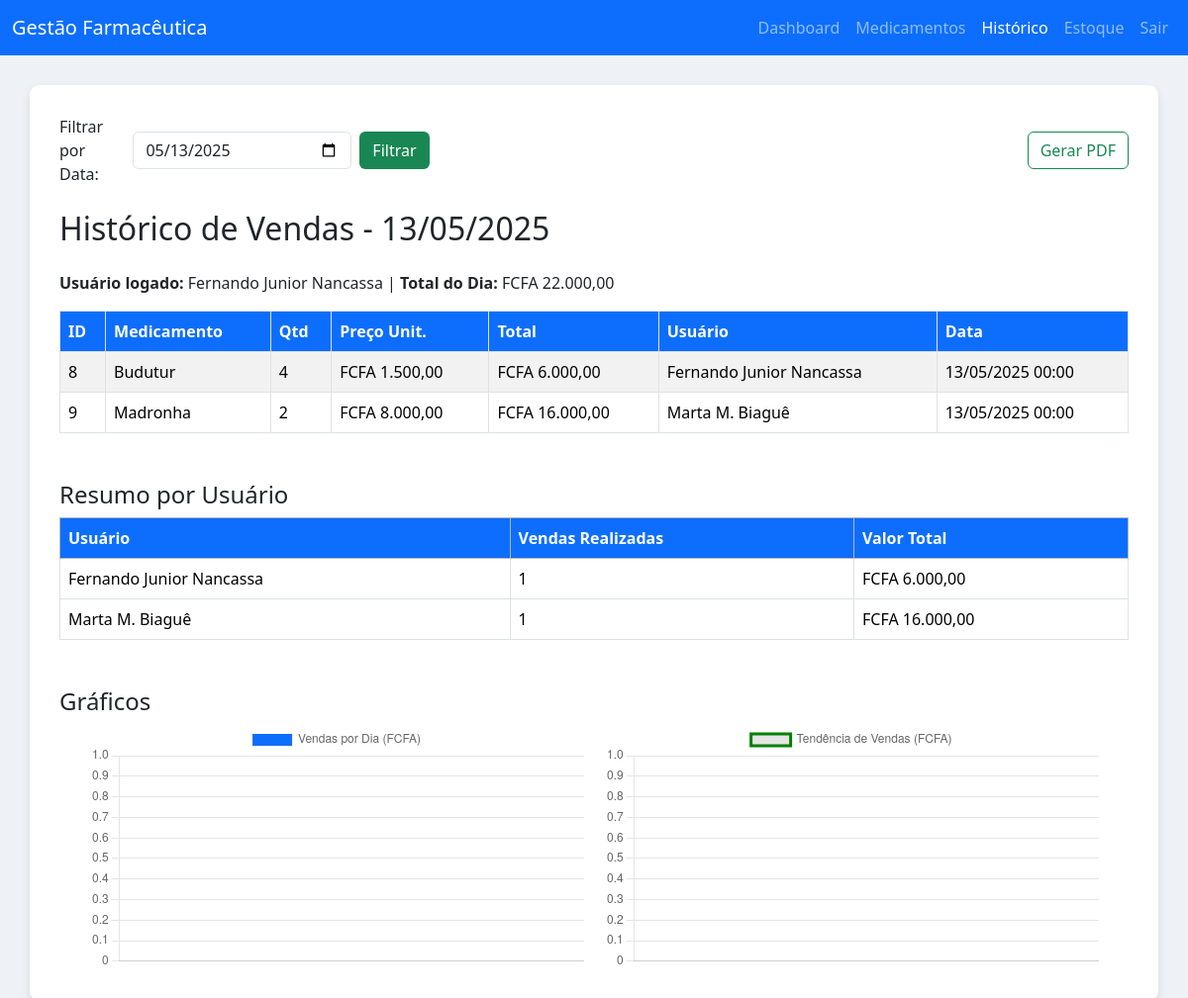
Page /historico.php?data=2025-05-13 (signed in) on the committed database.
### tables this page shows
CREATE TABLE `vendas` (
  `id` int(11) NOT NULL AUTO_INCREMENT,
  `id_usuario` int(11) NOT NULL,
  `id_medicamento` int(11) NOT NULL,
  `quantidade` int(11) DEFAULT NULL,
  `preco_unitario` decimal(10,0) DEFAULT NULL,
  `data_venda` date DEFAULT NULL,
  `valor_total` decimal(10,2) DEFAULT NULL,
  PRIMARY KEY (`id`),
  KEY `vendas_ibfk_1` (`id_usuario`),
  KEY `vendas_ibfk_2` (`id_medicamento`),
  CONSTRAINT `vendas_ibfk_1` FOREIGN KEY (`id_usuario`) REFERENCES `usuarios` (`id`),
  CONSTRAINT `vendas_ibfk_2` FOREIGN KEY (`id_medicamento`) REFERENCES `medicamentos` (`id`)
);

CREATE TABLE `medicamentos` (
  `id` int(11) NOT NULL AUTO_INCREMENT,
  `nome` varchar(100) DEFAULT NULL,
  `descricao` varchar(250) DEFAULT NULL,
  `quantidade` int(11) DEFAULT NULL,
  `preco` decimal(10,2) DEFAULT NULL,
  `validade` date NOT NULL,
  PRIMARY KEY (`id`)
);

CREATE TABLE `usuarios` (
  `id` int(11) NOT NULL AUTO_INCREMENT,
  `nome` varchar(100) DEFAULT NULL,
  `email` varchar(255) DEFAULT NULL,
  `senha` varchar(255) DEFAULT NULL,
  `tipo_usuario` enum('admin','simples') NOT NULL,
  PRIMARY KEY (`id`)
);

### historico.php (the view, shortened to what this page needs)
<?php
$conn = new mysqli("localhost", "root", "", "farmacia");
$data = isset($_GET['data']) ? $_GET['data'] : date('Y-m-d');
$usuario_logado = $_SESSION['nome_usuario'] ?? 'Desconhecido';
$sql = "SELECT v.*, u.nome AS usuario, m.nome AS medicamento, (v.quantidade * v.preco_unitario) AS total
        FROM vendas v
        LEFT JOIN usuarios u ON v.id_usuario = u.id
        LEFT JOIN medicamentos m ON v.id_medicamento = m.id
        WHERE DATE(v.data_venda) = ?
        ORDER BY v.data_venda DESC";
$stmt = $conn->prepare($sql);
$stmt->bind_param("s", $data);
$stmt->execute();
$result = $stmt->get_result();
$sql_total = "SELECT SUM(quantidade * preco_unitario) AS total_dia FROM vendas WHERE DATE(data_venda) = ?";
$stmt_total = $conn->prepare($sql_total);
$stmt_total->bind_param("s", $data);
$stmt_total->execute();
$res_total = $stmt_total->get_result();
$total_dia = $res_total->fetch_assoc()['total_dia'] ?? 0;
$sql_resumo = "SELECT u.nome, COUNT(*) as total_vendas, SUM(v.quantidade * preco_unitario) as total_valor
               FROM vendas v
               JOIN usuarios u ON v.id_usuario = u.id
               WHERE DATE(v.data_venda) = ?
               GROUP BY v.id_usuario";
$stmt_resumo = $conn->prepare($sql_resumo);
$stmt_resumo->bind_param("s", $data);
$stmt_resumo->execute();
$resumo = $stmt_resumo->get_result();
$labels = [];
$valores = [];
?>
<!DOCTYPE html>
<html lang="pt">
<head>
    <link href="https://cdn.jsdelivr.net/npm/bootstrap@5.3.2/dist/css/bootstrap.min.css" rel="stylesheet">
</head>
<body>
<nav class="navbar navbar-expand-lg navbar-dark bg-primary">
    <div class="container-fluid">
        <a class="navbar-brand" href="#">Gestão Farmacêutica <img src="" alt=""></a>
        <div class="collapse navbar-collapse" id="navbarNav">
            <ul class="navbar-nav ms-auto">
                <li class="nav-item"><a class="nav-link" href="dashboard.php">Dashboard</a></li>
                <li class="nav-item"><a class="nav-link" href="cadastro_medicamento.php">Medicamentos</a></li>
                <li class="nav-item"><a class="nav-link active" href="historico.php">Histórico</a></li>
                <li class="nav-item"><a class="nav-link" href="estoque.php">Estoque</a></li>
                <li class="nav-item"><a class="nav-link" href="logout.php">Sair</a></li>
            </ul>
        </div>
    </div>
</nav>
<div class="container">
    <div class="mb-4 d-flex justify-content-between align-items-center">
        <form method="get" class="d-flex align-items-center gap-2">
            <label for="data" class="form-label mb-0">Filtrar por Data:</label>
            <input type="date" name="data" value="<?= $data ?>" class="form-control">
            <button type="submit" class="btn btn-custom">Filtrar</button>
        </form>
        <a href="relatorio_vendas.php" class="btn btn-outline-success">Gerar PDF</a>
    </div>
    <h2 class="mb-4">Histórico de Vendas - <?= date("d/m/Y", strtotime($data)) ?></h2>
    <p><strong>Usuário logado:</strong> <?= htmlspecialchars($usuario_logado) ?> | <strong>Total do Dia:</strong> FCFA <?= number_format($total_dia, 2, ',', '.') ?></p>
    <table class="table table-striped table-bordered">
        <thead>
        <tr>
            <th>ID</th><th>Medicamento</th><th>Qtd</th><th>Preço Unit.</th><th>Total</th><th>Usuário</th><th>Data</th>
        </tr>
        </thead>
        <tbody>
        <?php if ($result->num_rows): while ($row = $result->fetch_assoc()): ?>
            <tr>
                <td><?= $row['id'] ?></td>
                <td><?= $row['medicamento'] ?></td>
                <td><?= $row['quantidade'] ?></td>
                <td>FCFA <?= number_format($row['preco_unitario'], 2, ',', '.') ?></td>
                <td>FCFA <?= number_format($row['total'], 2, ',', '.') ?></td>
                <td><?= $row['usuario'] ?></td>
                <td><?= date("d/m/Y H:i", strtotime($row['data_venda'])) ?></td>
            </tr>
        <?php endwhile; else: ?>
            <tr><td colspan="7">Nenhuma venda registrada para essa data.</td></tr>
        <?php endif; ?>
        </tbody>
    </table>
    <h4 class="mt-5">Resumo por Usuário</h4>
    <table class="table table-bordered">
        <thead class="table-secondary">
        <tr>
            <th>Usuário</th><th>Vendas Realizadas</th><th>Valor Total</th>
        </tr>
        </thead>
        <tbody>
        <?php while ($r = $resumo->fetch_assoc()): ?>
            <tr>
                <td><?= $r['nome'] ?></td>
                <td><?= $r['total_vendas'] ?></td>
                <td>FCFA <?= number_format($r['total_valor'], 2, ',', '.') ?></td>
            </tr>
        <?php endwhile; ?>
        </tbody>
    </table>
    <h4 class="mt-5">Gráficos</h4>
    <div class="chart-container">
        <div class="chart-box">
            <canvas id="grafico1"></canvas>
        </div>
        <div class="chart-box">
            <canvas id="grafico2"></canvas>
        </div>
    </div>
</div>
<script>
    const labels = <?= json_encode($labels) ?>;
    const valores = <?= json_encode($valores) ?>;
    new Chart(document.getElementById('grafico1'), {
        type: 'bar',
        data: {
            labels: labels,
            datasets: [{
                label: 'Vendas por Dia (FCFA)',
                data: valores,
                backgroundColor: '#0d6efd'
            }]
        }
    });
    new Chart(document.getElementById('grafico2'), {
        type: 'line',
        data: {
            labels: labels,
            datasets: [{
                label: 'Tendência de Vendas (FCFA)',
                data: valores,
                borderColor: 'green',
                fill: false,
                tension: 0.3
            }]
        }
    });
</script>
</body>
</html>

### historico.php (style rules this page uses)
body { background-color: #eef2f7; }
.container { background-color: #fff; padding: 30px; border-radius: 10px; box-shadow: 0 4px 10px rgba(0, 0, 0, 0.1); }
.navbar { margin-bottom: 30px; }
.table th { background-color: #0d6efd; color: white; }
.btn-custom { background-color: #198754; color: white; }
.chart-container { display: flex; flex-wrap: wrap; gap: 20px; justify-content: center; }
.chart-box { flex: 1; min-width: 300px; max-width: 500px; }

### rows in the picture
vendas: id "8", id_medicamento.nome "Budutur", quantidade "4", preco_unitario "1.500,00", total "6.000,00", id_usuario.nome "Fernando Junior Nancassa", data_venda "13/05/2025 00:00"
vendas: id "9", id_medicamento.nome "Madronha", quantidade "2", preco_unitario "8.000,00", total "16.000,00", id_usuario.nome "Marta M. Biaguê", data_venda "13/05/2025 00:00"

### other values in the picture
date("d/m/Y", strtotime($data)) "13/05/2025"
$usuario_logado "Fernando Junior Nancassa"
$total_dia "22.000,00"
$r['nome'] "Fernando Junior Nancassa"
$r['total_vendas'] "1"
$r['total_valor'] "6.000,00"
$r['nome'] "Marta M. Biaguê"
$r['total_valor'] "16.000,00"
